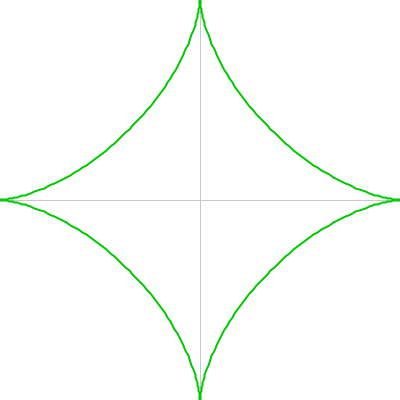
Frame 1 (no input)
Frame 60 (the mouse pressed at the canvas centre just before this capture): identical to frame 1, image omitted
Frame 120 (the mouse held since frame 60 and released just before this capture): identical to frame 1, image omitted

The Processing sketch that drew this single still picture (run headless with seeded random() and noise(); from frame 60 on, the mouse is pressed at the canvas centre):

// Processing sketch: Astroid
// ── Astroid.pde
void setup() {
  size(400, 400);
}

void draw() {
  background(255);

  //axis
  strokeWeight(1);
  stroke(200);
  line(width/2, 0, width/2, height); //y-axis
  line(0, height/2, width, height/2); //x-axis

  //draw
  noFill();
  strokeWeight(2);
  stroke(0, 200, 0); //drawing color
  strokeJoin(ROUND);
  drawAstroid(width/2, height/2, 200);  // x-pos, y-pos, size
}

void drawAstroid(int ox, int oy, int size) {
  pushMatrix(); //use stack
  translate(ox, oy); //move axis
  beginShape();
  for (int theta = 0; theta < 360; theta++) {
    float x = size * (cos(radians(theta)) * cos(radians(theta)) * cos(radians(theta)));
    float y = size * (sin(radians(theta)) * sin(radians(theta)) * sin(radians(theta)));
    vertex(x, y);
  }
  endShape(CLOSE);
  popMatrix(); //pop
}
